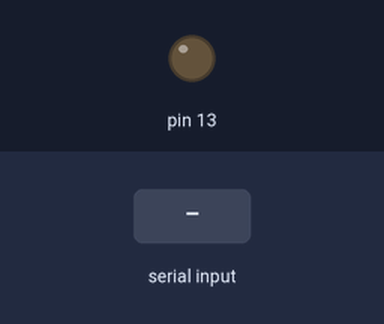
Recording of a sketch running on a simulated Arduino Uno, built with avr-gcc and run on an emulated ATmega328P. On the bench: output pins drawn as LEDs (lit = HIGH). The inputs (shaded band) are chosen by the test bench.

Above: at 1.2 s.
1.3 s: "a" received over Serial
At 2.1 s:
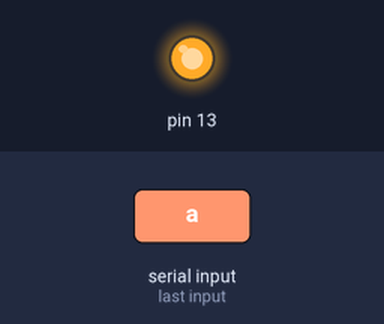
Timing chart, 0 to 4.3 s (numbered marks = the images above; inputs shaded):
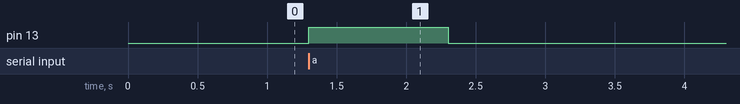

Measured:
- after the input at 1.3 s, pin 13: LOW → HIGH at once, → LOW 1.0 s later

The sketch:

arduino_prcessing_blinkled.ino
```cpp
void setup() {
  // put your setup code here, to run once:
  Serial.begin(9600);
  pinMode(13, OUTPUT);
}

void loop() {
  // put your main code here, to run repeatedly:
  if(Serial.available())
  {
    if(Serial.read() == 'a')
    {
      digitalWrite(13, HIGH);
      delay(1000);
      digitalWrite(13, LOW);
    }
  }
}
```
